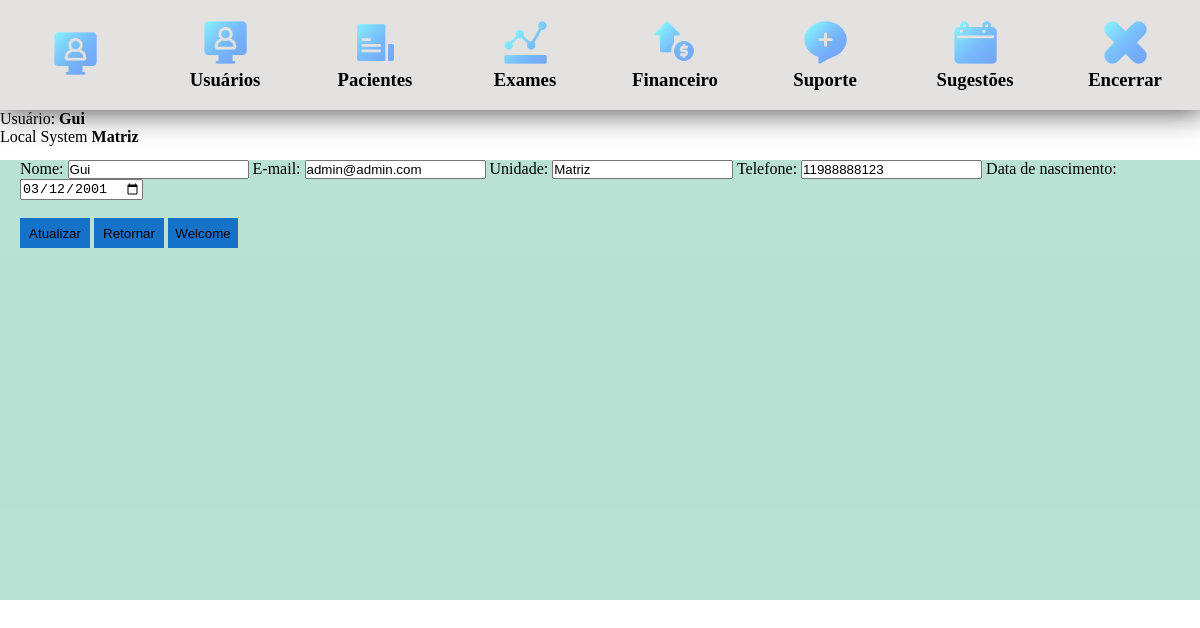
Screenshot of /views/editar_usuario.php?id=46 (signed in) with the database file from the repository.
### tables this page shows
CREATE TABLE `clientes` (
  `id` int(11) NOT NULL,
  `nome` varchar(100) NOT NULL,
  `email` varchar(100) NOT NULL,
  `telefone` varchar(15) DEFAULT NULL,
  `nascimento` date DEFAULT NULL,
  `data` datetime NOT NULL DEFAULT current_timestamp(),
  `senha` longtext NOT NULL,
  `unidade` varchar(50) DEFAULT NULL
);

### Control/SelectFrom.php (called while the page is built, shortened)
<?php
include('../views/conexao.php');
$id = $_SESSION['usuario'];
$sqlcode = "SELECT * FROM clientes WHERE id = '$id'";
$query = $mysqli->query($sqlcode);
$usuario = $query->fetch_assoc();
?>

### views/editar_usuario.php (the view, shortened to what this page needs)
<?php
include('conexao.php');
include('../Control/SelectFrom.php');
$id = intval($_GET['id']);
$sql_cliente = "SELECT * FROM clientes WHERE id = '$id'";
$query_cliente = $mysqli->query($sql_cliente) or die ($mysqli->error);
$cliente = $query_cliente->fetch_assoc();
?>
<!DOCTYPE html>
<html lang="en">
<head>
</head>
<link rel="stylesheet" href="../css/index.css">
<link rel="stylesheet" href="../css/button.css">
<body>
    <div class="body-header">
        <div class="seletc_g">
            <div class="select_header">
                <div>
                    <a href="../views/index.php"><img class="icon_select" src="../icons/monitor (2).png">
                </div>
            </div>
            <div class="select_header">
                <div>
                    <a href="listagem_usuarios.php"><img  class="icon_select" src="../icons/monitor (2).png"></a>
                </div>
                <div>
                    <h3>
                        Usuários
                    </h3>
                </div>
            </div>
            <div class="select_header">
                <div>
                    <a href="../views/listagem_pacientes.php"><img class="icon_select" src="../icons/arquivo (1).png"></a>
                </div>
                <div>
                    <h3>
                        Pacientes
                    </h3>
                </div>
            </div>
            <div class="select_header">
                <div>
                    <a href="listagem_exames.php"><img class="icon_select" src="../icons/grafico.png"></a>
                </div>
                <div>
                    <h3>
                        Exames
                    </h3>
                </div>
            </div>
            <div class="select_header">
                <div>
                    <img class="icon_select" src="../icons/moeda-de-dolar.png">
                </div>
                <div>
                    <h3>
                        Financeiro
                    </h3>
                </div>
            </div>
            <div class="select_header">
                <div>
                    <img class="icon_select" src="../icons/bate-papo.png">
                </div>
                <div>
                    <h3>
                        Suporte
                    </h3>
                </div>
            </div>
            <div class="select_header">
                <div>
                    <img onclick="abrir_modal()" class="icon_select" src="../icons/calendario.png">
                </div>
                <div>
                    <h3>
                        Sugestões
                    </h3>
                </div>
            </div>
            <div class="select_header">
                <div>
                <a href="../Control/logout.php"><img class="icon_select" src="../icons/fracassado.png"></a>
                </div>
                <div>
                    <h3>
                        Encerrar
                    </h3>
                </div>
            </div>
        </div>
    </div>
    <div class="Bottom_header">
        <p class="white">Usuário: <b><?php echo $usuario['nome']?></b></p>
        <p>Local System <b><?php echo $usuario['unidade']?></b></p>
    </div>
    <div class="container_body">
        <div class="container_son">
            <form action="" method="POST">
                <label>Nome:</label>
                <input value= "<?php echo $cliente['nome']; ?>" type="text" name="nome">
                <label>E-mail:</label>
                <input value ="<?php echo $cliente['email']; ?>" type="email" name="email">
                <label>Unidade:</label>
                <input value ="<?php echo $cliente['unidade']; ?>" type="text" name="unidade">
                <label>Telefone:</label>
                <input value ="<?php if(!empty($cliente['telefone'])){ echo $cliente['telefone'];} ?>" type="text" name="telefone">
                <label>Data de nascimento:</label>
                <input value ="<?php if(!empty($cliente['nascimento'])){ echo $cliente['nascimento'];} ?>" type="date" name="nascimento"><br><br>
                    <button class="btn_style" type="submit">Atualizar</button>
                    <a href="listagem_usuarios.php"><button class="btn_style">Retornar</button></a>
                    <a href="index.php"><button class="btn_style">Welcome</button></a>
            </form>
        </div>
    </div>
</body>
</html>

### css/index.css (style rules this page uses)
* { margin: 0px; padding: 0px; }
.body-header { height: 110px; background-color: rgba(145, 134, 134, 0.247); box-shadow: 2px -3px 30px 3px rgba(0,0,0,0.79); display: flex; justify-content: center; }
.seletc_g { display: flex; flex-direction: row; }
.select_header { width: 150px; height: 110px; display: flex; justify-content: center; align-items: center; flex-direction: column; }
.icon_select { cursor: grab; width: 45px; height: 45px; }
.Bottom_header { width: 100%; height: 50px; }
.container_body { background-color: rgba(0, 0, 0, 0.171); width: 100%; height: 440px; display: flex; gap: 2px; }
.container_son { padding-left: 20px; height:440px; background-color: rgba(127, 255, 212, 0.315); }

### css/button.css (style rules this page uses)
.btn_style { background:rgb(22, 114, 201); color:#0a0202; border:none; position:relative; width: 70px; height: 30px; font-size:15x; cursor:pointer; transition:800ms ease all; outline:none; text-align: center; }
.btn_style:before,button:after { content:''; position:absolute; top:0; right:6; height:2px; width:0; background:rgb(22, 114, 201); transition:400ms ease all; }
.btn_style:after { right:inherit; top:inherit; left:6; right: 6px; bottom:0; }

### rows the page displays
clientes: nome "Gui", unidade "Matriz", email "admin@admin.com", telefone "11988888123", nascimento "03/12/2001"
